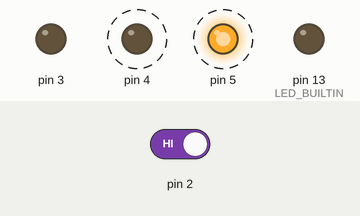
Recording of a sketch running on a simulated Arduino Uno, built with avr-gcc and run on an emulated ATmega328P. Parts: output pins drawn as LEDs (lit = HIGH). Dashed ring = blinking. The inputs (shaded band) are chosen by the test bench; at power-on: pin 2 HIGH.

Above: at 1.95 s.
2.5 s: pin 2 driven LOW
At 3.4 s:
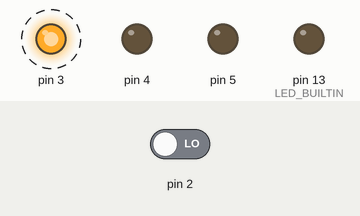
5.7 s: pin 2 driven HIGH
At 6.45 s:
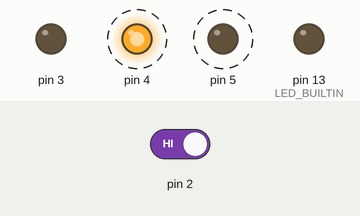
Timing chart, 0 to 14.9 s (numbered marks = the images above; inputs shaded):
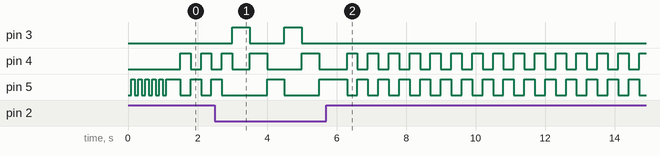

The sketch:

Project_1.ino
```cpp
int voltageSignal;
int t = 500;
int i;
void setup() {
  // put your setup code here, to run once:
  pinMode(LED_BUILTIN, OUTPUT);
  pinMode(3, OUTPUT);
  pinMode(4, OUTPUT);
  pinMode(5, OUTPUT);
  pinMode(2, INPUT);

  for(i = 0; i < 6; i++) {
    digitalWrite(5, 0);
    delay(100);
    digitalWrite(5, 1);
    delay(100);
  }
}

void loop() {
  // put your main code here, to run repeatedly:
  voltageSignal = digitalRead(2);
  if(voltageSignal == 0){
    digitalWrite(3, HIGH);
    digitalWrite(4, LOW);
    digitalWrite(5, LOW);
    delay(t);
    digitalWrite(3, LOW);
    digitalWrite(4, HIGH);
    digitalWrite(5, LOW);
    delay(t);
    digitalWrite(3, LOW);
    digitalWrite(4, LOW);
    digitalWrite(5, HIGH);
    delay(t);
  } else {
    digitalWrite(5, HIGH);
    digitalWrite(4, LOW);
    delay(300);
    digitalWrite(4, HIGH);
    digitalWrite(5, LOW);
    delay(300);
  }
}
```

Measured:
- after the input at 2.5 s, pin 3: alternates HIGH for 0.50 s and LOW for 1.0 s, starting after 0.50 s
- after the input at 5.7 s, pin 3: stops changing and stays LOW; pin 4, pin 5: alternates HIGH for 0.30 s and LOW for 0.30 s, starting after 0.60 s
